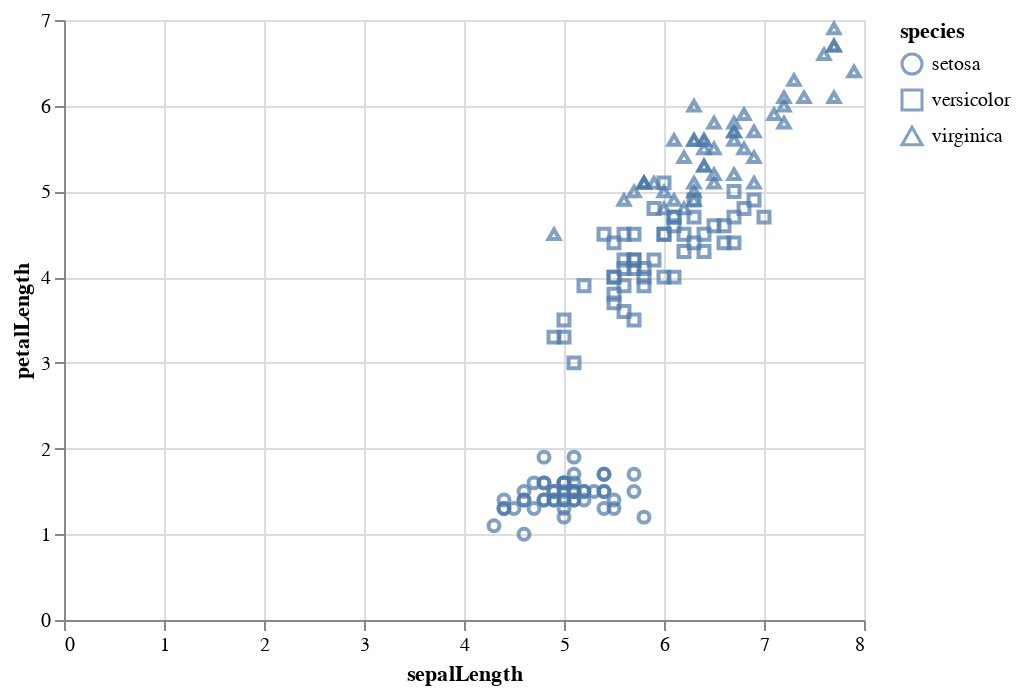

Notebook source saved alongside this figure:
### Code cell
# Importing altair
import altair as alt
# Import data object from vega_datasets
from vega_datasets import data

# Selecting the data
iris = data.iris()

# Making the Scatter Plot
alt.Chart(iris).mark_point().encode(
    x='sepalLength',
    y='petalLength',
    shape='species'
)

### Figure 1 — Vega-Lite specification as saved in the notebook (floating-point values rounded to 4 significant figures; data arrays with more than 128 entries replaced by an {"elided": "..."} marker saying what was removed)
{"config": {"view": {"continuousWidth": 400, "continuousHeight": 300}}, "data": {"name": "data-a264acbd6e539a8b3afc0cb5f240fb57"}, "mark": "point", "encoding": {"shape": {"field": "species", "type": "nominal"}, "x": {"field": "sepalLength", "type": "quantitative"}, "y": {"field": "petalLength", "type": "quantitative"}}, "$schema": "https://vega.github.io/schema/vega-lite/v4.17.0.json", "datasets": {"data-a264acbd6e539a8b3afc0cb5f240fb57": {"elided": "150 records"}}}
